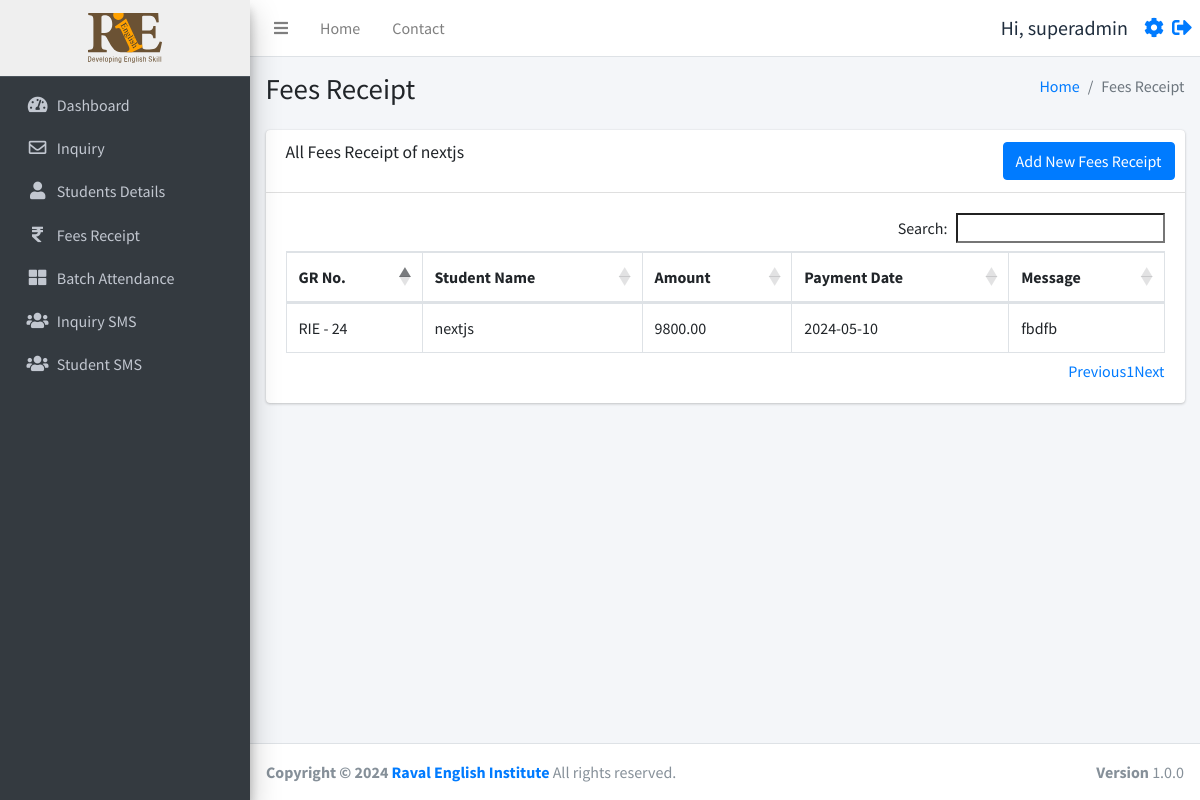
Page /fees_receipt.php?student_id=24 (signed in) on the earlier database version.
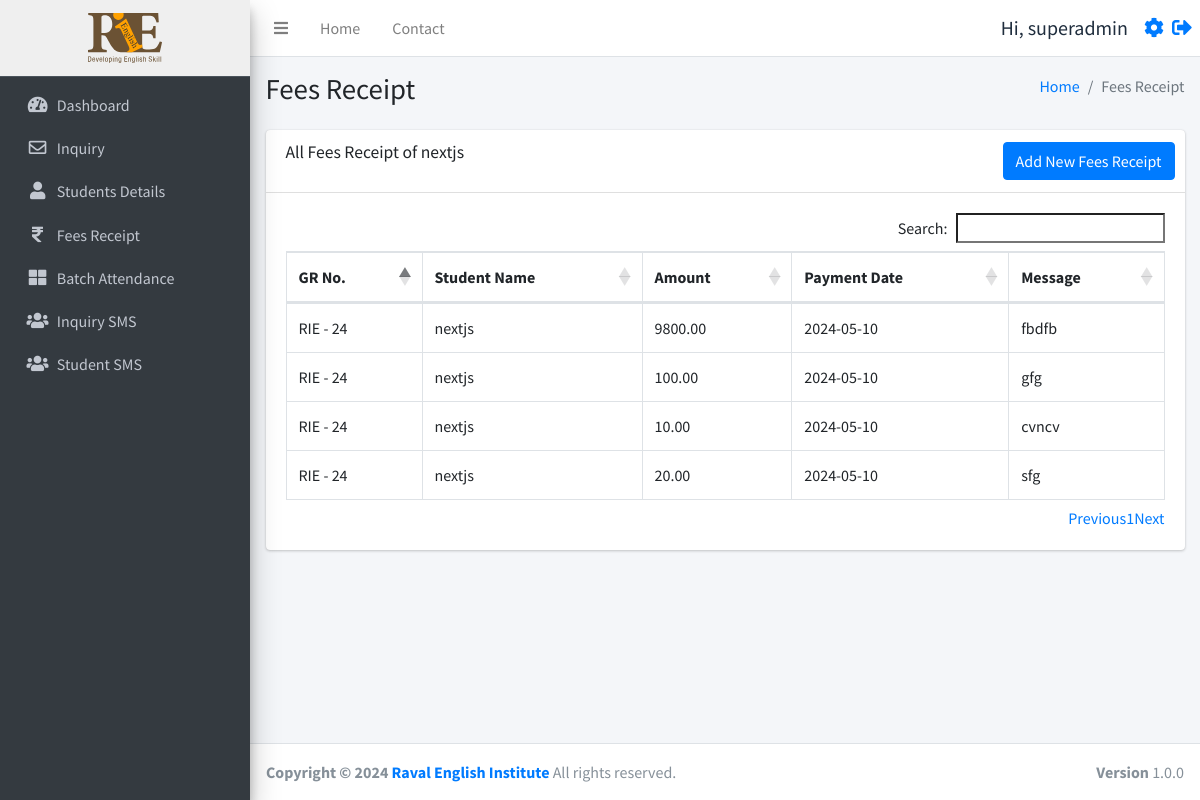
Same page on the later database version.
### tables this page shows
CREATE TABLE `users` (
  `id` int(11) NOT NULL,
  `username` varchar(255) NOT NULL,
  `fullname` varchar(255) NOT NULL,
  `email` varchar(255) NOT NULL,
  `mobile` varchar(15) NOT NULL,
  `password` varchar(255) NOT NULL,
  `status` int(11) NOT NULL,
  `created_at` timestamp NOT NULL DEFAULT current_timestamp()
);

CREATE TABLE `studentinfo` (
  `id` int(11) NOT NULL,
  `name` varchar(255) DEFAULT NULL,
  `batch` int(11) DEFAULT NULL,
  `batch_name` varchar(255) DEFAULT NULL,
  `father_name` varchar(255) DEFAULT NULL,
  `mother_name` varchar(255) DEFAULT NULL,
  `dob` date DEFAULT NULL,
  `gender` varchar(50) DEFAULT NULL,
  `mobile_number` varchar(15) DEFAULT NULL,
  `fee_status` int(10) DEFAULT NULL,
  `profession` varchar(100) DEFAULT NULL,
  `address` varchar(255) DEFAULT NULL,
  `admission_time` date DEFAULT NULL,
  `created_at` datetime NOT NULL DEFAULT current_timestamp(),
  `pending_fees` int(10) DEFAULT 0,
  `discount` int(10) NOT NULL,
  `total_fees` int(11) NOT NULL
);

CREATE TABLE `receipt` (
  `id` int(11) NOT NULL,
  `student_id` int(11) NOT NULL,
  `amount` decimal(10,2) NOT NULL,
  `payment_date` date NOT NULL,
  `message` varchar(255) DEFAULT NULL,
  `created_at` timestamp NOT NULL DEFAULT current_timestamp()
);

### function.php (called while the page is built, shortened)
<?php
require_once('db.php');
function selectFromTable($tableName, $columns, $whereConditions) {
    global $db;
    try {
        $sql = "SELECT " . implode(', ', $columns) . " FROM $tableName";
        if (!empty($whereConditions)) {
            $sql .= " WHERE " . implode(' AND ', array_map(function ($col) {
                return "$col = :$col";
            }, array_keys($whereConditions)));
        }
        $stmt = $db->prepare($sql);
        foreach ($whereConditions as $col => $value) {
            $stmt->bindValue(":$col", $value);
        }
        $stmt->execute();
        return $stmt->fetchAll(PDO::FETCH_ASSOC);
    } catch (PDOException $e) {
        return false;
    }
}
?>

### fees_receipt.php (the view, shortened to what this page needs)
<?php
include ('./header.php');
require_once 'function.php';
$studentId = $_GET['student_id'] ?? null;
$studentName = "";
$receipts = [];
if ($studentId) {
  $studentInfo = selectFromTable('studentinfo', ['name'], ['id' => $studentId]);
  $studentName = $studentInfo[0]['name'] ?? "Unknown Student";
  $receipts = selectFromTable('receipt', ['id', 'student_id', 'amount', 'payment_date', 'message'], ['student_id' => $studentId]);
}
?>
<div class="content-wrapper">
  <div class="content-header">
    <div class="container-fluid">
      <div class="row mb-2">
        <div class="col-sm-6">
          <h1 class="m-0">Fees Receipt</h1>
        </div>
        <div class="col-sm-6">
          <ol class="breadcrumb float-sm-right">
            <li class="breadcrumb-item"><a href="./dashboard.php">Home</a></li>
            <li class="breadcrumb-item active">Fees Receipt</li>
          </ol>
        </div>
      </div>
    </div>
  </div>
  <section class="content">
    <div class="container-fluid">
      <div class="row">
        <div class="col-12">
          <div class="card">
            <div class="card-header">
              <h3 class="card-title">All Fees Receipt of <?php echo htmlspecialchars($studentName); ?></h3>
              <div class="card-tools">
                <a href="./feesform.php" class="btn btn-primary">Add New Fees Receipt</a>
              </div>
            </div>
            <div class="card-body">
              <div class="table-responsive">
                <table id="example1" class="table table-bordered">
                  <thead>
                    <tr>
                      <th>GR No.</th>
                      <th>Student Name</th>
                      <th>Amount</th>
                      <th>Payment Date</th>
                      <th>Message</th>
                    </tr>
                  </thead>
                  <tbody>
                    <?php foreach ($receipts as $receipt): ?>
                      <tr>
                        <td>RIE - <?php echo htmlspecialchars($receipt['student_id']); ?></td>
                        <td><?php echo htmlspecialchars($studentName); ?></td>
                        <td><?php echo htmlspecialchars($receipt['amount']); ?></td>
                        <td><?php echo htmlspecialchars($receipt['payment_date']); ?></td>
                        <td><?php echo htmlspecialchars($receipt['message']); ?></td>
                      </tr>
                    <?php endforeach; ?>
                  </tbody>
                </table>
              </div>
            </div>
          </div>
        </div>
      </div>
    </div>
  </section>
</div>
<?php include ('./footer.php'); ?>

### header.php (shortened to what this page needs)
<?php
require_once 'db.php';
require_once('function.php');
$user = selectFromTable('users', ['*'], ['id' => $_SESSION['user_id']]);
$user = $user[0];
$isFaculty = isset($_SESSION['user_status']) && $_SESSION['user_status'] === 'faculty';
?>
<!DOCTYPE html>
<html lang="en">
<head>
  <link rel="stylesheet" href="./plugins/fontawesome-free/css/all.min.css">
  <link rel="stylesheet" href="https://code.ionicframework.com/ionicons/2.0.1/css/ionicons.min.css">
  <link rel="stylesheet" href="./plugins/icheck-bootstrap/icheck-bootstrap.min.css">
  <link rel="stylesheet" href="https://cdn.datatables.net/1.10.19/css/dataTables.bootstrap4.min.css">
  <link rel="stylesheet" href="./asset/css/adminlte.min.css">
  <link rel="stylesheet" href="./asset/css/style.css">
</head>
<body class="hold-transition sidebar-mini layout-fixed">
<div class="wrapper">
  <nav class="main-header navbar navbar-expand navbar-white navbar-light sticky-top">
    <ul class="navbar-nav">
      <li class="nav-item">
        <a class="nav-link" data-widget="pushmenu" href="#" role="button"><i class="fas fa-bars"></i></a>
      </li>
      <li class="nav-item d-none d-sm-inline-block">
        <a href="./dashboard.php" class="nav-link">Home</a>
      </li>
      <li class="nav-item d-none d-sm-inline-block">
        <a href="#" class="nav-link">Contact</a>
      </li>
    </ul>
    <ul class="navbar-nav ml-auto">
      <li class="nav-item d-flex align-items-center">
        <span class="mr-3" style="font-size:20px;">Hi, <?php echo $user['fullname']; ?></span>
        <a href="./profile.php" style="font-size:20px;" class="d-block mr-2"><i class="fas fa-cog"></i></a>
        <a href="./logout.php" style="font-size:20px;"><i class="fas fa-sign-out-alt"></i></a>
      </li>
    </ul>
  </nav>
  <aside class="main-sidebar sidebar-dark-primary elevation-4">
    <a href="./dashboard.php" class="brand-link" style="text-align:center;background:#efefef;">
      <img src="./asset/img/logo.svg" alt="RIE logo Logo" style="height:50px;">
    </a>
    <div class="sidebar">
      <nav class="mt-2">
        <ul class="nav nav-pills nav-sidebar flex-column" data-widget="treeview" role="menu" data-accordion="false">
          <li class="nav-item">
            <a href="./dashboard.php" class="nav-link
            <?php if (strpos($_SERVER['REQUEST_URI'], 'dashboard.php') !== false) {echo "active";}?>">
              <i class="nav-icon fas fa-tachometer-alt"></i>
              <p>
                Dashboard
              </p>
            </a>
          </li>
          <li class="nav-item">
            <a href="./inquiry.php" class="nav-link
            <?php if (strpos($_SERVER['REQUEST_URI'], 'inquiry.php') !== false) {echo "active";}?>">
              <i class="nav-icon far fa-envelope"></i>
              <p>
              Inquiry
              </p>
            </a>
          <li class="nav-item">
            <a href="./studentsdetails.php" class="nav-link
            <?php if (strpos($_SERVER['REQUEST_URI'], 'studentsdetails.php') !== false) {echo "active";}?>">
              <i class="nav-icon fas fa-user"></i>
              <p>
                Students Details
              </p>
            </a>
          </li>
          <li class="nav-item">
            <a href="./fees.php" class="nav-link
            <?php if (strpos($_SERVER['REQUEST_URI'], 'fees.php') !== false) {echo "active";}?>">
            <i class="nav-icon fas fa-rupee-sign"></i>
              <p>
                Fees Receipt
              </p>
            </a>
          </li>
          <li class="nav-item">
            <a href="./batch.php" class="nav-link
            <?php if (strpos($_SERVER['REQUEST_URI'], 'batch.php') !== false) {echo "active";}?>">
            <i class="nav-icon fas fa-th-large"></i>
              <p>
                Batch Attendance
              </p>
            </a>
          </li>
          <?php if (!$isFaculty): ?>
          <li class="nav-item">
            <a href="./inquirysms.php" class="nav-link
            <?php if (strpos($_SERVER['REQUEST_URI'], 'inquirysms.php') !== false) {echo "active";}?>">
              <i class="nav-icon fas fa-users"></i>
              <p>
                Inquiry SMS
              </p>
            </a>
          </li>
          <li class="nav-item">
            <a href="./studentsms.php" class="nav-link
            <?php if (strpos($_SERVER['REQUEST_URI'], 'studentsms.php') !== false) {echo "active";}?>">
              <i class="nav-icon fas fa-users"></i>
              <p>
                Student SMS
              </p>
            </a>
          </li>
          <?php endif; ?>
        </ul>
      </nav>
    </div>
  </aside>

### footer.php (shortened to what this page needs)
</div>
<footer class="main-footer">
    <strong>Copyright &copy; 2024 <a href="https://ravalenglishinstitute.com/" target="_blank">Raval English Institute</a></strong>
    All rights reserved.
    <div class="float-right d-none d-sm-inline-block">
      <b>Version</b> 1.0.0
    </div>
  </footer>
</body>
</html>

### header.php (style rules this page uses)
table thead tr { border: 2px solid #dee2e6 }
table thead { position: sticky; top: 0; background-color: white; }

Differences in the rows shown:
added receipt: student "24", student.name "nextjs", amount "100.00", payment_date "2024-05-10", message "gfg"
added receipt: student "24", student.name "nextjs", amount "10.00", payment_date "2024-05-10", message "cvncv"
added receipt: student "24", student.name "nextjs", amount "20.00", payment_date "2024-05-10", message "sfg"
